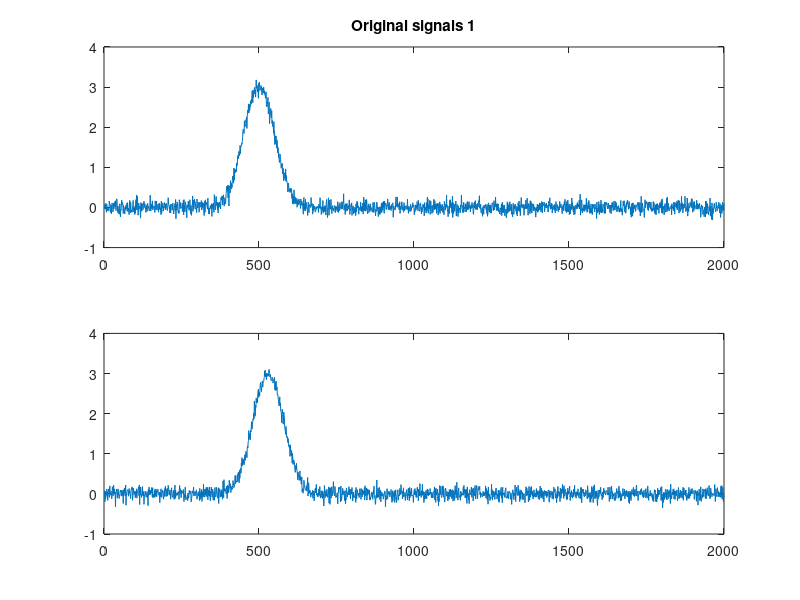

Source code (MATLAB): (Note: this script raises an error after producing the figure.)
%% my_gcc_test_2

addpath /home/gabbi/github/StructureFromSound/matlab/gcctracking_rex

% First time load in sound data a and settings, but these are quite
% big files
%load spacecurea; % load a real sound experiment
%load spacecuresettings; % load settings
tt = 1:2000;
sigma = 50;
noise_std = 0.1;
s1 = 3*exp(-(tt-500).^2/(2*sigma^2)) + noise_std*randn(size(tt));
s2 = 3*exp(-(tt-530).^2/(2*sigma^2)) + noise_std*randn(size(tt));

figure(1); subplot(2,1,1);
plot(tt,s1); subplot(2,1,2); plot(tt,s2);
subplot(2,1,1); title('Original signals 1')

a = [s1;s2];

% xtid = settings.xtid;
% ymeter = settings.ymeter;
% Calcualte GCC-PHAT scores
settings.v = 1;                %speed of sound
settings.mm = 2;         %number of microphones
settings.channels = 1:2;         %channels to read
settings.refChannel = 1;         %reference channel
settings.nbrOfSamples = length(a);    
%% Correlation: GCC-PHAT

settings.firstSamplePoint = 1; %center sample point of first frame
settings.frameSize = 2000;     %width of frame in sample points
settings.dx = 2000;            %distance between frames in sample points
settings.frameOverlap = settings.frameSize-settings.dx; %overlap between frames
settings.sw = 800;             %clipping of search window

wf1 = @(x) 1; %weighting function for gcc
wf2 = @(x) 1./(abs(x)+(abs(x)<5e-3)); %weighting function for gcc-phat

settings.wf = wf1; %weighting function

scores1 = gccscores(a,settings);

settings.wf = wf2; %weighting function

scores2 = gccscores(a,settings);

tt2 = -floor(length(scores1{1,2})/2):floor(length(scores1{1,2})/2);

figure(2); subplot(2,1,1); plot(tt2,scores1{1,2}(:,1)); 
subplot(2,1,2); plot(tt2,scores2{1,2}(:,1));
subplot(2,1,1); title('GCC and GCC-PHAT 1')



%% with a sine

tt = 1:2000;
sigma = 50;
s1 = 3*sin(1/sigma*tt);
s2 = 3*sin(1/sigma*(tt+30));   

a = [s1;s2];

figure(3); subplot(2,1,1);
plot(tt,s1); subplot(2,1,2); plot(tt,s2);
subplot(2,1,1); title('Original signals 2')


%% Correlation:

settings.wf = wf1; %weighting function

scores1 = gccscores(a,settings);

settings.wf = wf2; %weighting function

scores2 = gccscores(a,settings);

figure(4); subplot(2,1,1); plot(tt2,scores1{1,2}(:,1)); 
subplot(2,1,2); plot(tt2,scores2{1,2}(:,1));
subplot(2,1,1); title('GCC and GCC-PHAT 2');


